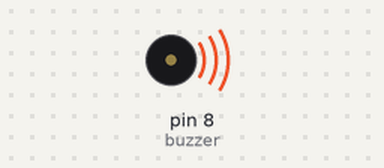
Bench run of a sketch on a simulated Arduino Uno, built with avr-gcc and run on an emulated ATmega328P. Parts: buzzer (waves = sounding).

Above: at 0.2 s.
At 13.0 s:
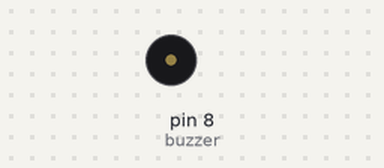
Timing chart, 0 to 18.2 s (numbered marks = the images above):
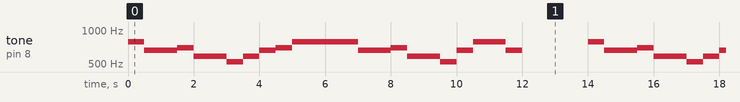

The sketch:

DoReMi.ino
```cpp
#define Do  523
#define Re  587
#define Mi  659
#define Fa  698
#define So  784
#define La  880
#define Si  988
int melody[24] = {So, Mi, Mi, Fa, Re, Re, Do, Re, Mi, Fa, So, So, So, So, Mi, Mi, Fa, Re, Re, Do, Mi, So, So, Mi};
const int buzzer = 8;
void setup() {
  pinMode(buzzer,OUTPUT);
}

void loop() {
  for (int i = 0;i < 24; i++) {
    tone(buzzer, melody[i]);
    delay(500);
  }
  noTone(buzzer);//不發出聲音
  delay(2000);
}
```

Measured:
- by itself, tone on pin 8 (buzzer): repeats every 14.0 s: 659 Hz 1.0 s, 698 Hz 0.50 s, 587 Hz 1.0 s, 523 Hz 0.50 s, 587 Hz 0.50 s, 659 Hz 0.50 s, 698 Hz 0.50 s, 784 Hz 2.0 s, 659 Hz 1.0 s, 698 Hz 0.50 s, 587 Hz 1.0 s, 523 Hz 0.50 s, 659 Hz 0.50 s, 784 Hz 1.0 s, 659 Hz 0.50 s, silent 2.0 s, 784 Hz 0.50 s
